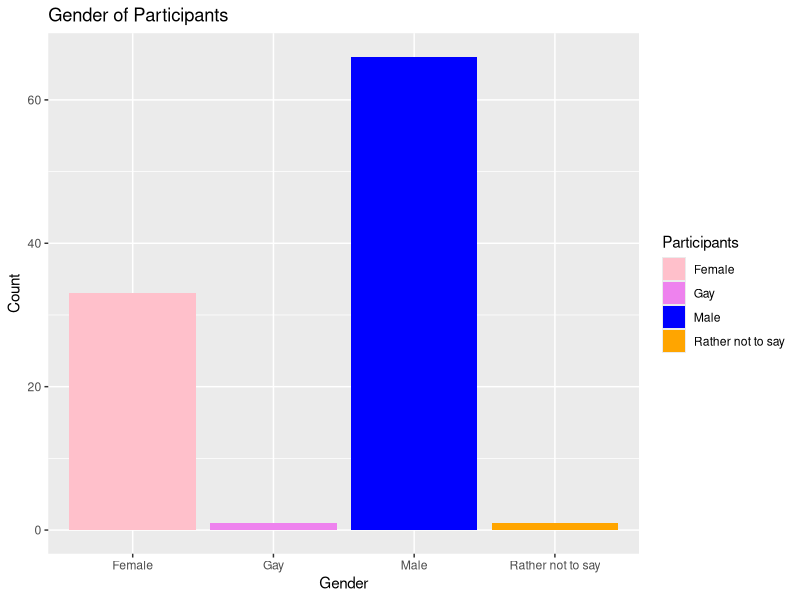

Write the R code that produced this figure. (Note: this script raises an error after producing the figure.)
## ---- chunk 1
knitr::opts_chunk$set(echo = TRUE)
## ---- chunk 2
library(readr)
data_survey <- read.csv("Google Platform Survey.csv")
data_survey

## ---- chunk 3
library(ggplot2)
Participants <- as.factor(data_survey$Gender)
## ---- chunk 4

ggplot(data = data_survey, aes(x = Participants,fill=Participants)) +
  geom_bar() +
  labs(title = "Gender of Participants", x = "Gender", y = "Count") +
  scale_fill_manual(values = c("pink","violet","blue","orange"))
  theme_minimal()
## ---- chunk 5
is.numeric(data_survey$Age)
data_survey$Age =d
